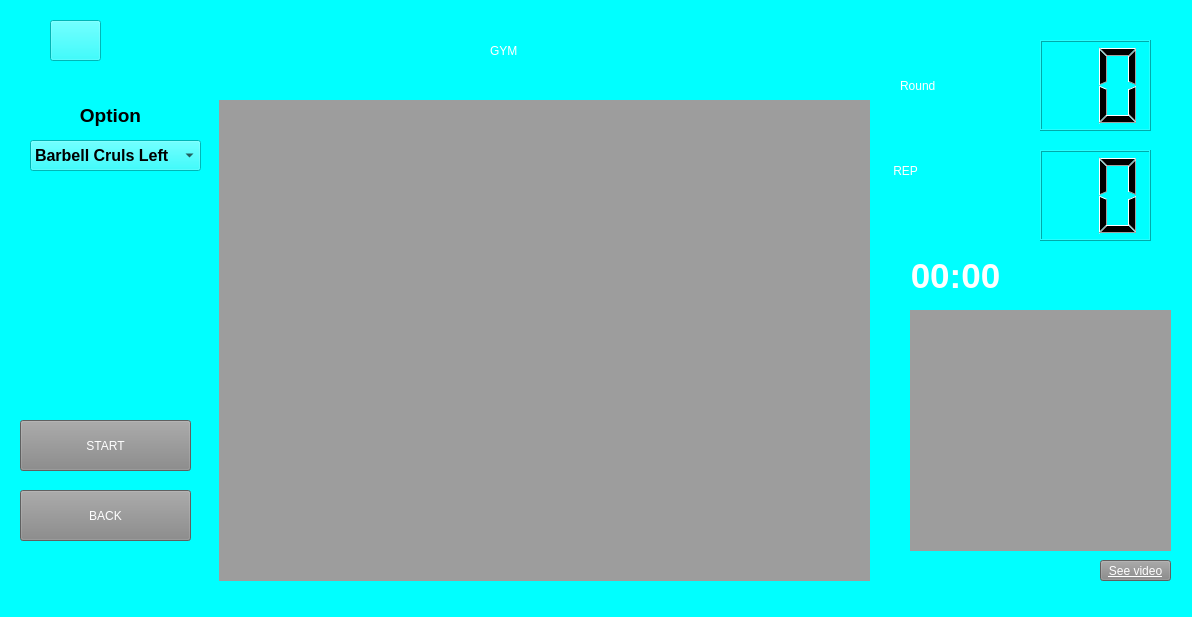
<?xml version="1.0" encoding="UTF-8"?>
<ui version="4.0">
 <class>MainWindow</class>
 <widget class="QMainWindow" name="MainWindow">
  <property name="geometry">
   <rect>
    <x>0</x>
    <y>0</y>
    <width>1192</width>
    <height>617</height>
   </rect>
  </property>
  <property name="windowTitle">
   <string>MainWindow</string>
  </property>
  <property name="styleSheet">
   <string notr="true">
background-color: rgb(0, 255, 255);</string>
  </property>
  <widget class="QWidget" name="centralwidget">
   <widget class="QLabel" name="label">
    <property name="geometry">
     <rect>
      <x>490</x>
      <y>10</y>
      <width>151</width>
      <height>81</height>
     </rect>
    </property>
    <property name="styleSheet">
     <string notr="true">border-color: rgb(255, 170, 0);
font: 75 48pt &quot;Calibri&quot;;
color: rgb(255, 255, 255);
font:50pt &quot;MS Shell Dlg 2&quot;;</string>
    </property>
    <property name="text">
     <string>GYM</string>
    </property>
   </widget>
   <widget class="QLabel" name="view">
    <property name="geometry">
     <rect>
      <x>219</x>
      <y>100</y>
      <width>651</width>
      <height>481</height>
     </rect>
    </property>
    <property name="styleSheet">
     <string notr="true">background-color: rgb(157, 157, 157);</string>
    </property>
    <property name="text">
     <string/>
    </property>
   </widget>
   <widget class="QPushButton" name="back">
    <property name="geometry">
     <rect>
      <x>20</x>
      <y>490</y>
      <width>171</width>
      <height>51</height>
     </rect>
    </property>
    <property name="styleSheet">
     <string notr="true">background-color: rgb(135, 135, 135);
color: rgb(255, 255, 255);
font: 15pt &quot;MS Shell Dlg 2&quot;;</string>
    </property>
    <property name="text">
     <string>BACK</string>
    </property>
   </widget>
   <widget class="QLabel" name="information">
    <property name="geometry">
     <rect>
      <x>910</x>
      <y>310</y>
      <width>261</width>
      <height>241</height>
     </rect>
    </property>
    <property name="styleSheet">
     <string notr="true">background-color: rgb(157, 157, 157);</string>
    </property>
    <property name="text">
     <string/>
    </property>
    <property name="pixmap">
     <pixmap>:/MENU/gym_gif.gif</pixmap>
    </property>
   </widget>
   <widget class="QLCDNumber" name="lcdNumber">
    <property name="geometry">
     <rect>
      <x>1040</x>
      <y>150</y>
      <width>111</width>
      <height>91</height>
     </rect>
    </property>
    <property name="digitCount">
     <number>2</number>
    </property>
   </widget>
   <widget class="QLabel" name="label_2">
    <property name="geometry">
     <rect>
      <x>890</x>
      <y>140</y>
      <width>121</width>
      <height>61</height>
     </rect>
    </property>
    <property name="styleSheet">
     <string notr="true">border-color: rgb(255, 170, 0);
font: 45 48pt &quot;Calibri&quot;;
color: rgb(255, 255, 255);
font:30pt &quot;MS Shell Dlg 2&quot;;</string>
    </property>
    <property name="text">
     <string> REP</string>
    </property>
   </widget>
   <widget class="QPushButton" name="SeeVideo">
    <property name="geometry">
     <rect>
      <x>1100</x>
      <y>560</y>
      <width>71</width>
      <height>21</height>
     </rect>
    </property>
    <property name="font">
     <font>
      <family>MS Shell Dlg 2</family>
      <pointsize>9</pointsize>
      <weight>50</weight>
      <italic>false</italic>
      <bold>false</bold>
      <underline>true</underline>
     </font>
    </property>
    <property name="styleSheet">
     <string notr="true">background-color: rgb(135, 135, 135);
text-decoration: underline;
font: 8pt &quot;MS Shell Dlg 2&quot;;
color: rgb(255, 255, 255);
font: 9pt &quot;MS Shell Dlg 2&quot;;</string>
    </property>
    <property name="text">
     <string>See video</string>
    </property>
   </widget>
   <widget class="QLabel" name="label_4">
    <property name="geometry">
     <rect>
      <x>900</x>
      <y>60</y>
      <width>121</width>
      <height>51</height>
     </rect>
    </property>
    <property name="styleSheet">
     <string notr="true">border-color: rgb(255, 170, 0);
font: 45 48pt &quot;Calibri&quot;;
color: rgb(255, 255, 255);
font:30pt &quot;MS Shell Dlg 2&quot;;</string>
    </property>
    <property name="text">
     <string>Round</string>
    </property>
   </widget>
   <widget class="QLCDNumber" name="lcdNumber_2">
    <property name="geometry">
     <rect>
      <x>1040</x>
      <y>40</y>
      <width>111</width>
      <height>91</height>
     </rect>
    </property>
    <property name="digitCount">
     <number>2</number>
    </property>
   </widget>
   <widget class="QPushButton" name="Start">
    <property name="geometry">
     <rect>
      <x>20</x>
      <y>420</y>
      <width>171</width>
      <height>51</height>
     </rect>
    </property>
    <property name="styleSheet">
     <string notr="true">background-color: rgb(135, 135, 135);
color: rgb(255, 255, 255);
font: 15pt &quot;MS Shell Dlg 2&quot;;</string>
    </property>
    <property name="text">
     <string>START</string>
    </property>
   </widget>
   <widget class="QLabel" name="label_3">
    <property name="geometry">
     <rect>
      <x>30</x>
      <y>100</y>
      <width>161</width>
      <height>31</height>
     </rect>
    </property>
    <property name="font">
     <font>
      <family>Arial</family>
      <pointsize>14</pointsize>
      <weight>75</weight>
      <bold>true</bold>
     </font>
    </property>
    <property name="text">
     <string>Option</string>
    </property>
    <property name="alignment">
     <set>Qt::AlignCenter</set>
    </property>
   </widget>
   <widget class="QComboBox" name="comboBox">
    <property name="geometry">
     <rect>
      <x>30</x>
      <y>140</y>
      <width>171</width>
      <height>31</height>
     </rect>
    </property>
    <property name="font">
     <font>
      <pointsize>12</pointsize>
      <weight>75</weight>
      <bold>true</bold>
     </font>
    </property>
    <property name="inputMethodHints">
     <set>Qt::ImhUrlCharactersOnly</set>
    </property>
    <property name="editable">
     <bool>false</bool>
    </property>
    <item>
     <property name="text">
      <string>Barbell Cruls Left</string>
     </property>
    </item>
    <item>
     <property name="text">
      <string>Push Up</string>
     </property>
    </item>
    <item>
     <property name="text">
      <string>Barbell Cruls Right</string>
     </property>
    </item>
    <item>
     <property name="text">
      <string>Dumbbell flyes</string>
     </property>
    </item>
    <item>
     <property name="text">
      <string>Dumbbell_shoulder</string>
     </property>
    </item>
    <item>
     <property name="text">
      <string>Swat</string>
     </property>
    </item>
    <item>
     <property name="text">
      <string>Skull Crusher Left</string>
     </property>
    </item>
    <item>
     <property name="text">
      <string>Skull Crusher Right</string>
     </property>
    </item>
    <item>
     <property name="text">
      <string>Crunch</string>
     </property>
    </item>
    <item>
     <property name="text">
      <string>Leg raise</string>
     </property>
    </item>
   </widget>
   <widget class="QPushButton" name="mute_2">
    <property name="geometry">
     <rect>
      <x>50</x>
      <y>20</y>
      <width>51</width>
      <height>41</height>
     </rect>
    </property>
    <property name="styleSheet">
     <string notr="true">border-image : url(:/MENU/unmute.png);</string>
    </property>
    <property name="text">
     <string/>
    </property>
   </widget>
   <widget class="QLabel" name="timeLabel">
    <property name="geometry">
     <rect>
      <x>900</x>
      <y>260</y>
      <width>111</width>
      <height>31</height>
     </rect>
    </property>
    <property name="font">
     <font>
      <pointsize>26</pointsize>
      <weight>75</weight>
      <bold>true</bold>
     </font>
    </property>
    <property name="styleSheet">
     <string notr="true">color : rgb(255, 255, 255);</string>
    </property>
    <property name="text">
     <string>00:00</string>
    </property>
    <property name="alignment">
     <set>Qt::AlignCenter</set>
    </property>
   </widget>
   <zorder>mute_2</zorder>
   <zorder>label</zorder>
   <zorder>view</zorder>
   <zorder>back</zorder>
   <zorder>information</zorder>
   <zorder>lcdNumber</zorder>
   <zorder>label_2</zorder>
   <zorder>SeeVideo</zorder>
   <zorder>label_4</zorder>
   <zorder>lcdNumber_2</zorder>
   <zorder>Start</zorder>
   <zorder>label_3</zorder>
   <zorder>comboBox</zorder>
   <zorder>timeLabel</zorder>
  </widget>
  <widget class="QStatusBar" name="statusbar"/>
 </widget>
 <resources>
  <include location="MENU.qrc"/>
 </resources>
 <connections/>
</ui>
